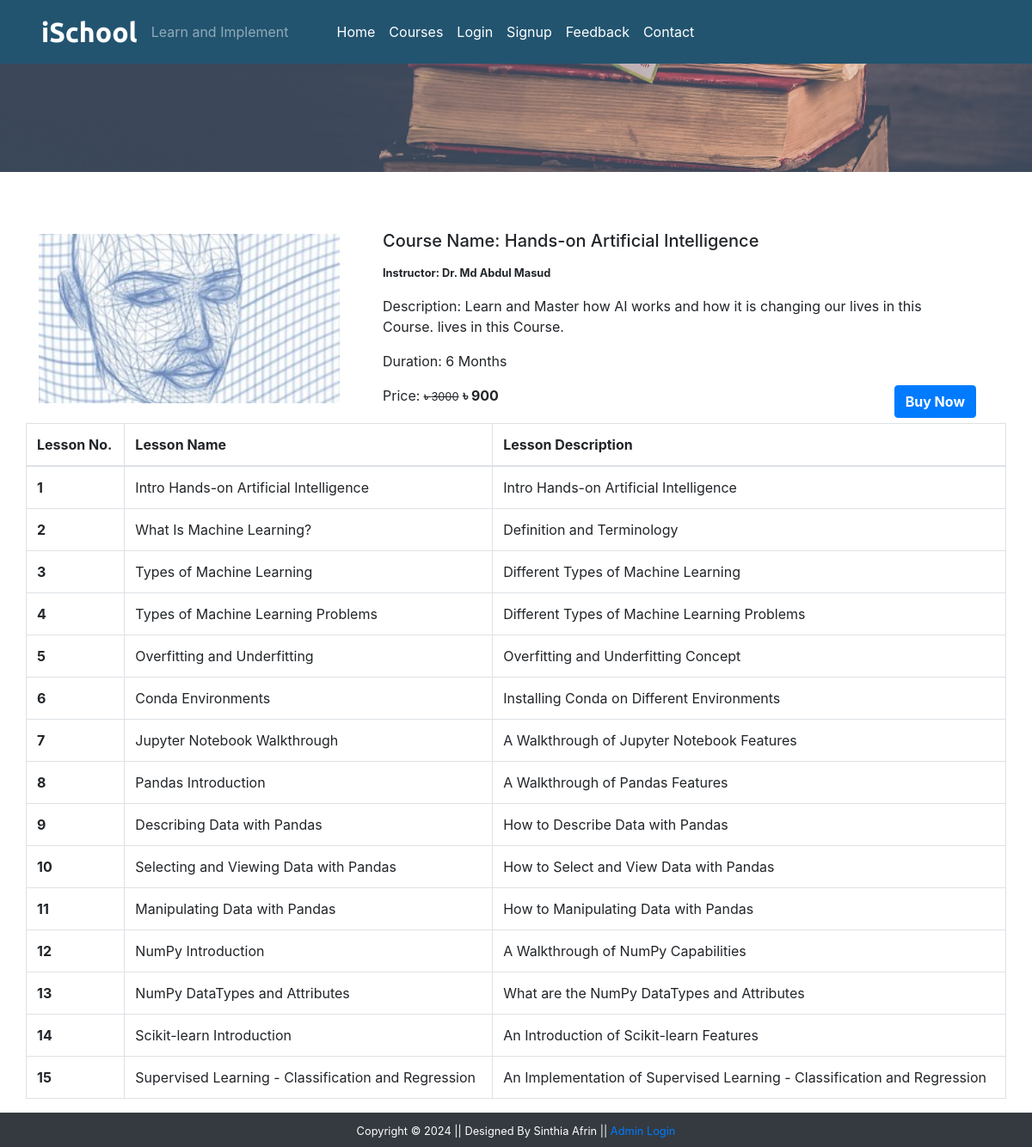
The page /coursedetails.php?course_id=1 on the database its author committed.
### tables this page shows
CREATE TABLE `course` (
  `course_id` int(11) NOT NULL,
  `course_name` text NOT NULL,
  `course_desc` text DEFAULT NULL,
  `course_author` varchar(255) DEFAULT NULL,
  `course_img` text NOT NULL,
  `course_duration` text NOT NULL,
  `course_price` int(11) NOT NULL,
  `course_original_price` int(11) DEFAULT NULL
);

CREATE TABLE `lesson` (
  `lesson_id` int(11) NOT NULL,
  `lesson_name` text NOT NULL,
  `lesson_desc` text DEFAULT NULL,
  `lesson_link` text NOT NULL,
  `course_id` int(11) NOT NULL,
  `course_name` text NOT NULL
);

### coursedetails.php (the view, shortened to what this page needs)
<?php
  include('./mainInclude/header.php');
?>
<div class="container-fluid bg-dark">
  <div class="row">
    <img src="./image/coursebanner.jpg" alt="courses" style="height:200px; width:100%; object-fit:cover; box-shadow:10px;"/>
  </div>
</div>
<div class="container mt-5">
  <?php
    if(isset($_GET['course_id'])){
      $course_id = $_GET['course_id'];
      $stuEmail = $_SESSION['stuLogEmail'];
      $sql = "SELECT * FROM courseorder WHERE course_id = '$course_id' AND stu_email = '$stuEmail' AND pay_status = 'Successful'" ;
      $result = $conn->query($sql);
      if($result->num_rows > 0){
        $sql = "SELECT * FROM course WHERE course_id = '$course_id'";
        $result = $conn->query($sql);
        if($result->num_rows > 0){
        while($row = $result->fetch_assoc()){
          echo '
            <div class="row">
            <div class="col-md-4"><br>
              <img src="'.str_replace('..', '.', $row['course_img']).'" class="card-img-top" alt="'.$row['course_name'].'" />
            </div>
            <div class="col-md-8">
              <div class="card-body">
                <h5 class="card-title">Course Name: '.$row['course_name'].'</h5>
                <p class="card-text"> <small><b>Instructor: '.$row['course_author'].'</b></small></p>
                <p class="card-text"> Description: '.$row['course_desc'].'</p>
                <p class="card-text"> Duration: '.$row['course_duration'].'</p>
                <form action="student/myCourses.php" method="post">
                  <p class="card-text d-inline">Price: <small><del><b>&#2547</b> '.$row['course_original_price'].'</del></small> <span class="font-weight-bolder"><b>&#2547</b> '.$row['course_price'].'<span></p>
                  <button type="submit" class="btn btn-primary text-white font-weight-bolder float-right" name="buy">Already Purchased</button>
                </form>
              </div>
            </div>
            </div>
          ';
        }
      }
    } else{
      $sql = "SELECT * FROM course WHERE course_id = '$course_id'";
      $result = $conn->query($sql);
      if($result->num_rows > 0){
        while($row = $result->fetch_assoc()){
          echo '
            <div class="row">
            <div class="col-md-4"><br>
              <img src="'.str_replace('..', '.', $row['course_img']).'" class="card-img-top" alt="'.$row['course_name'].'" />
            </div>
            <div class="col-md-8">
              <div class="card-body">
                <h5 class="card-title">Course Name: '.$row['course_name'].'</h5>
                <p class="card-text"> <small><b>Instructor: '.$row['course_author'].'</b></small></p>
                <p class="card-text"> Description: '.$row['course_desc'].'</p>
                <p class="card-text"> Duration: '.$row['course_duration'].'</p>
                <form action="checkout.php" method="post">
                  <p class="card-text d-inline">Price: <small><del><b>&#2547</b> '.$row['course_original_price'].'</del></small> <span class="font-weight-bolder"><b>&#2547</b> '.$row['course_price'].'<span></p>
                  <input type="hidden" name="id" value='. $row["course_price"] .'>
                  <button type="submit" class="btn btn-primary text-white font-weight-bolder float-right" name="buy">Buy Now</button>
                </form>
              </div>
            </div>
            </div>
          ';
        }
      }
    }
  }
  ?>
</div>
  <div class="container">
      <div class="row">
      <?php $sql = "SELECT * FROM lesson";
            $result = $conn->query($sql);
            if($result->num_rows > 0){
      echo '
        <table class="table table-bordered table-hover">
          <thead>
            <tr>
              <th scope="col">Lesson No.</th>
              <th scope="col">Lesson Name</th>
              <th scope="col">Lesson Description</th>
            </tr>
          </thead>
          <tbody>';
          $num = 0;
          while($row = $result->fetch_assoc()){
          if($row['course_id'] == $course_id) {
            $num++;
          echo ' <tr>
            <th scope="row">'.$num.'</th>
            <td>'. $row["lesson_name"].'</td>
            <td>'. $row["lesson_desc"].'</td></tr>';
          }
          }
          echo '</tbody>
        </table>';
        } ?>
    </div>
  </div>
<?php
  include('./mainInclude/footer.php');
?>

### rows shown on the page
course: course_img (picture), course_name "Hands-on Artificial Intelligence", course_author "Dr. Md Abdul Masud", course_desc "Learn and Master how AI works and how it is changing our lives in this Course. lives in this Course.", course_duration "6 Months", course_original_price "3000", course_price "900"
lesson: lesson_name "Intro Hands-on Artificial Intelligence", lesson_desc "Intro Hands-on Artificial Intelligence"
lesson: lesson_name "What Is Machine Learning?", lesson_desc "Definition and Terminology"
lesson: lesson_name "Types of Machine Learning", lesson_desc "Different Types of Machine Learning"
lesson: lesson_name "Types of Machine Learning Problems", lesson_desc "Different Types of Machine Learning Problems"
lesson: lesson_name "Overfitting and Underfitting", lesson_desc "Overfitting and Underfitting Concept"
lesson: lesson_name "Conda Environments", lesson_desc "Installing Conda on Different Environments"
lesson: lesson_name "Jupyter Notebook Walkthrough", lesson_desc "A Walkthrough of Jupyter Notebook Features"
lesson: lesson_name "Pandas Introduction", lesson_desc "A Walkthrough of Pandas Features"
lesson: lesson_name "Describing Data with Pandas", lesson_desc "How to Describe Data with Pandas"
lesson: lesson_name "Selecting and Viewing Data with Pandas", lesson_desc "How to Select and View Data with Pandas"
lesson: lesson_name "Manipulating Data with Pandas", lesson_desc "How to Manipulating Data with Pandas"
lesson: lesson_name "NumPy Introduction", lesson_desc "A Walkthrough of NumPy Capabilities"
lesson: lesson_name "NumPy DataTypes and Attributes", lesson_desc "What are the NumPy DataTypes and Attributes"
lesson: lesson_name "Scikit-learn Introduction", lesson_desc "An Introduction of Scikit-learn Features"
lesson: lesson_name "Supervised Learning - Classification and Regression", lesson_desc "An Implementation of Supervised Learning - Classification and Regression"
